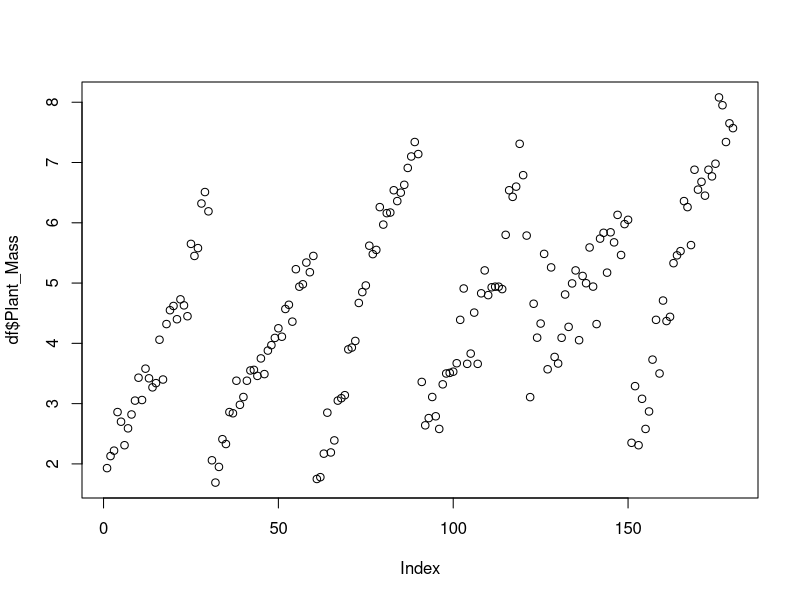
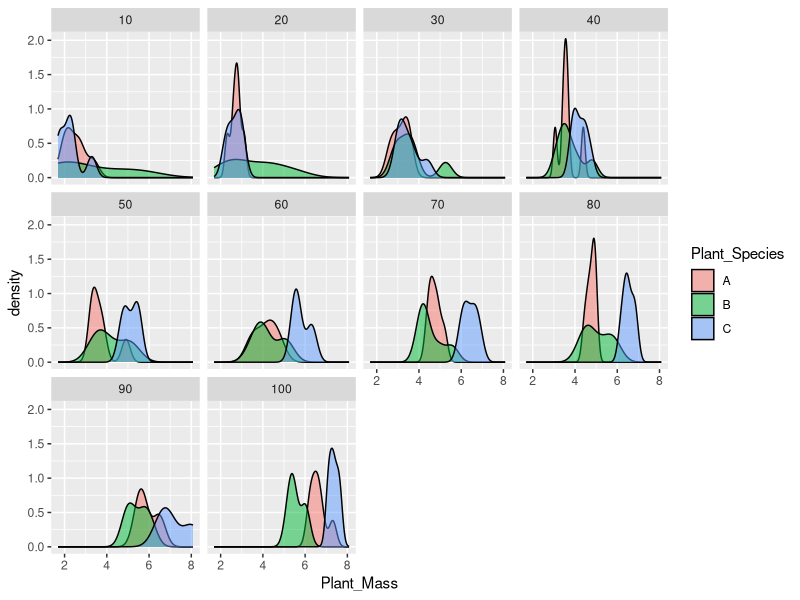
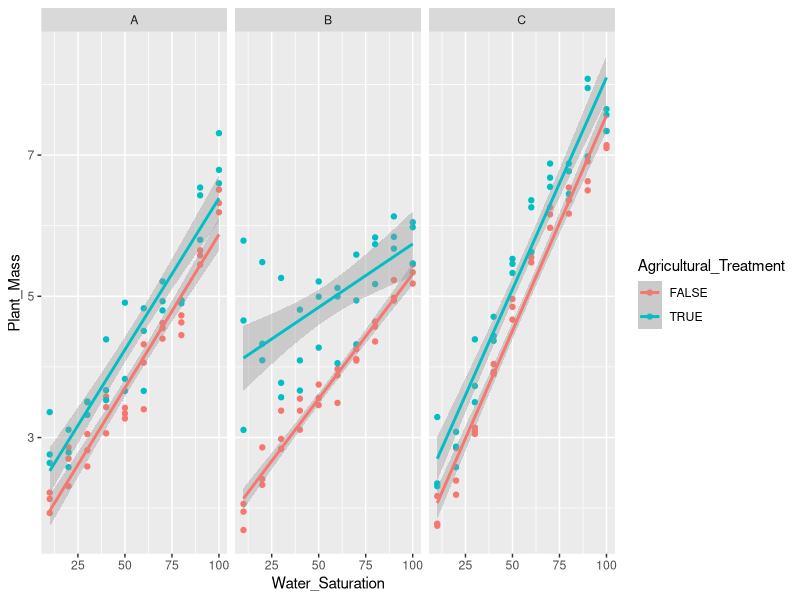
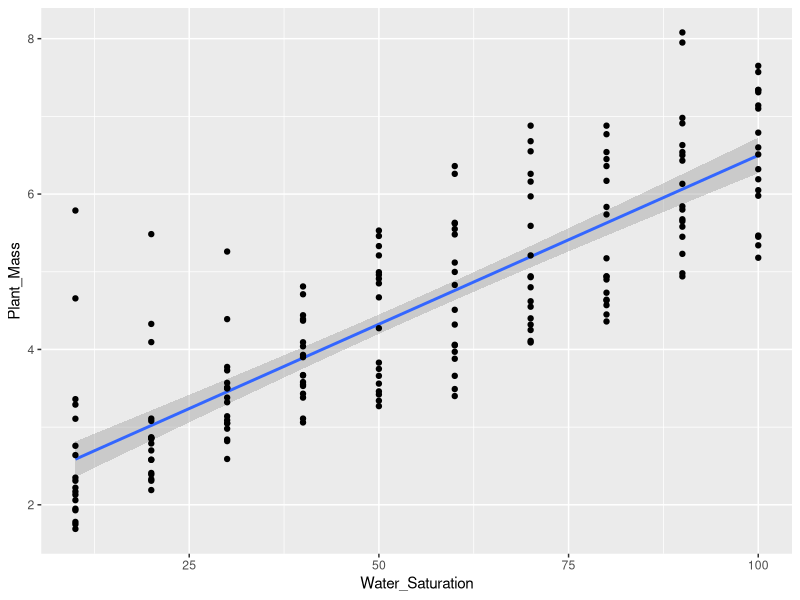
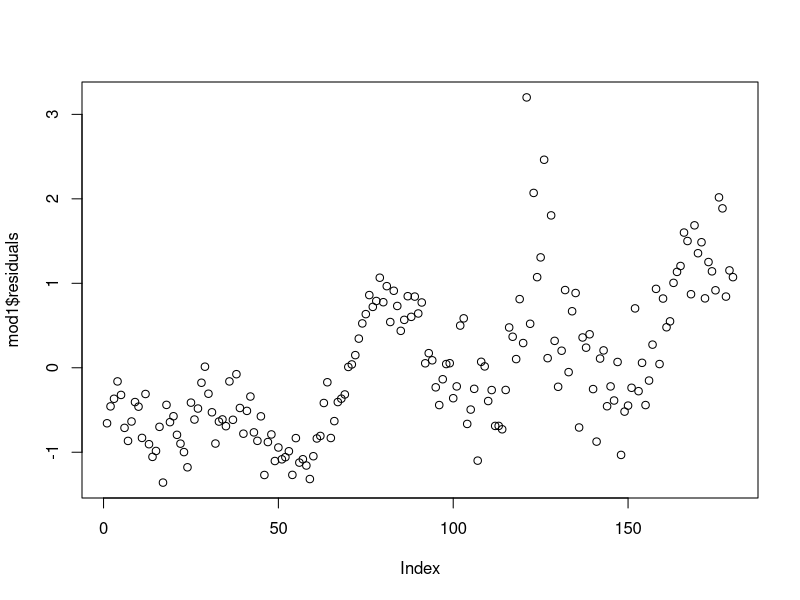
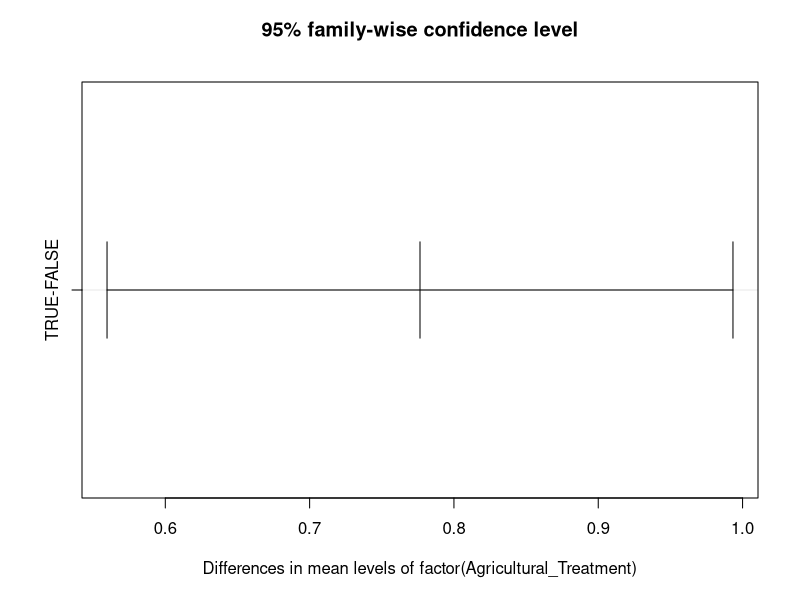
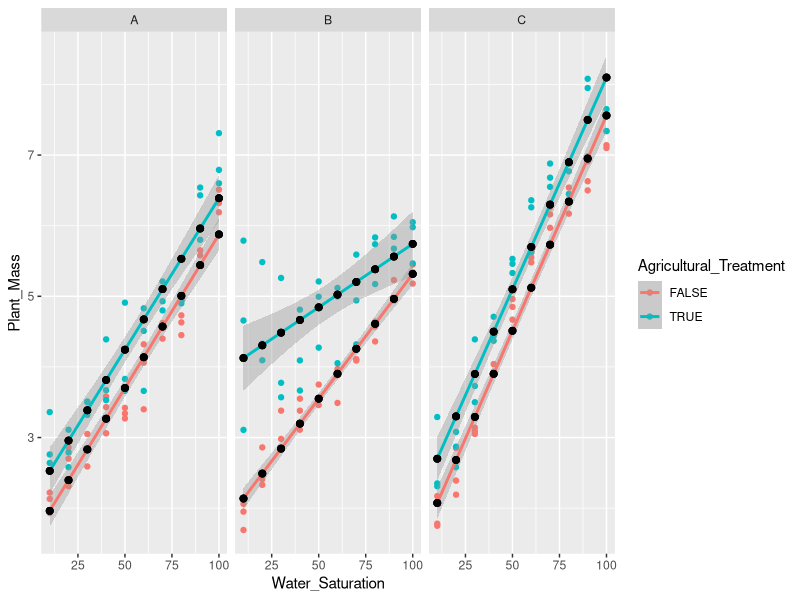
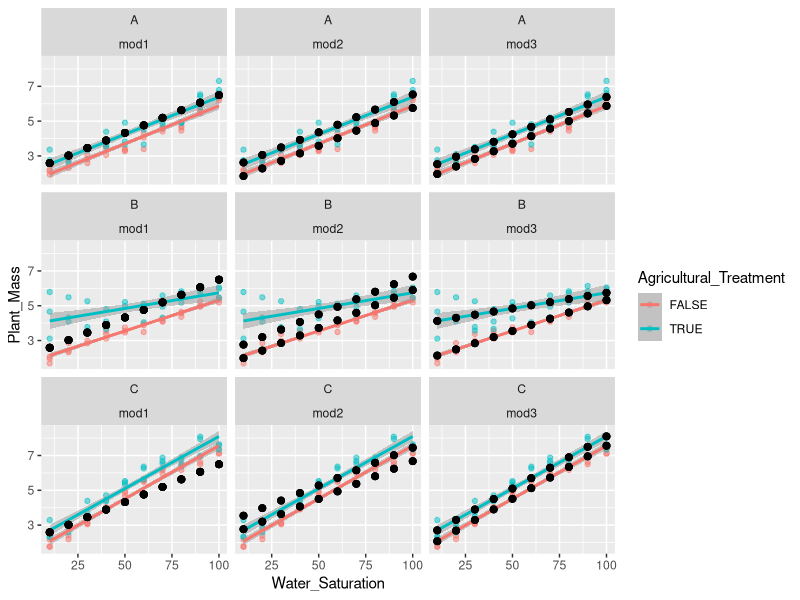

Recreate these plots in R, in order.
# load needed packages
library(tidyverse)
library(modelr)

# import data
df <- read_csv("./Data/designed_experiment.csv") # might be different path for you

# get a feel for data
glimpse(df)
plot(df$Plant_Mass)

# first plots

ggplot(df, aes(x=Plant_Mass,fill=Plant_Species)) + 
  geom_density(alpha=.5) +
  facet_wrap(~Water_Saturation)

ggplot(df, aes(x=Water_Saturation,y=Plant_Mass,color=Agricultural_Treatment)) +
  geom_point() +
  geom_smooth(method="lm") +
  facet_wrap(~Plant_Species)

ggplot(df, aes(x=Water_Saturation,y=Plant_Mass)) + geom_smooth(method = "lm") +
  geom_point()

# try some linear models

mod1 <- glm(data=df,
            Plant_Mass ~ Water_Saturation)
plot(mod1$residuals)
summary(mod1)

mod2 <- glm(data=df,
            Plant_Mass ~ Water_Saturation + Agricultural_Treatment + Plant_Species)
summary(mod2)

mod3 <- glm(data=df,
            Plant_Mass ~ Water_Saturation * Agricultural_Treatment * Plant_Species)
summary(mod3)

mod4 <- aov(data=df,
            Plant_Mass ~ Water_Saturation * factor(Agricultural_Treatment))
summary(mod4)

plot(TukeyHSD(mod4))

# mean sq residuals
mean(mod1$residuals^2)
mean(mod2$residuals^2)
mean(mod3$residuals^2) # mod3 has lowest residuals

# going with mod3, let's make predictions using it...
df2 <- add_predictions(df,mod3)

ggplot(df2,aes(x=Water_Saturation,color=Agricultural_Treatment)) +
  geom_point(aes(y=Plant_Mass)) +
  geom_smooth(aes(y=Plant_Mass),method = "lm") +
  geom_point(aes(y=pred),color="Black",size=2) +
  facet_wrap(~Plant_Species)

 # show a few models
df3 <- gather_predictions(data = df,mod1,mod2,mod3)

ggplot(df3,aes(x=Water_Saturation,color=Agricultural_Treatment)) +
  geom_point(aes(y=Plant_Mass),alpha=.5) +
  geom_smooth(aes(y=Plant_Mass),method = "lm",alpha=.5) +
  geom_point(aes(y=pred),color="Black",size=2) +
  facet_wrap(~Plant_Species*model)

summary(mod3)

